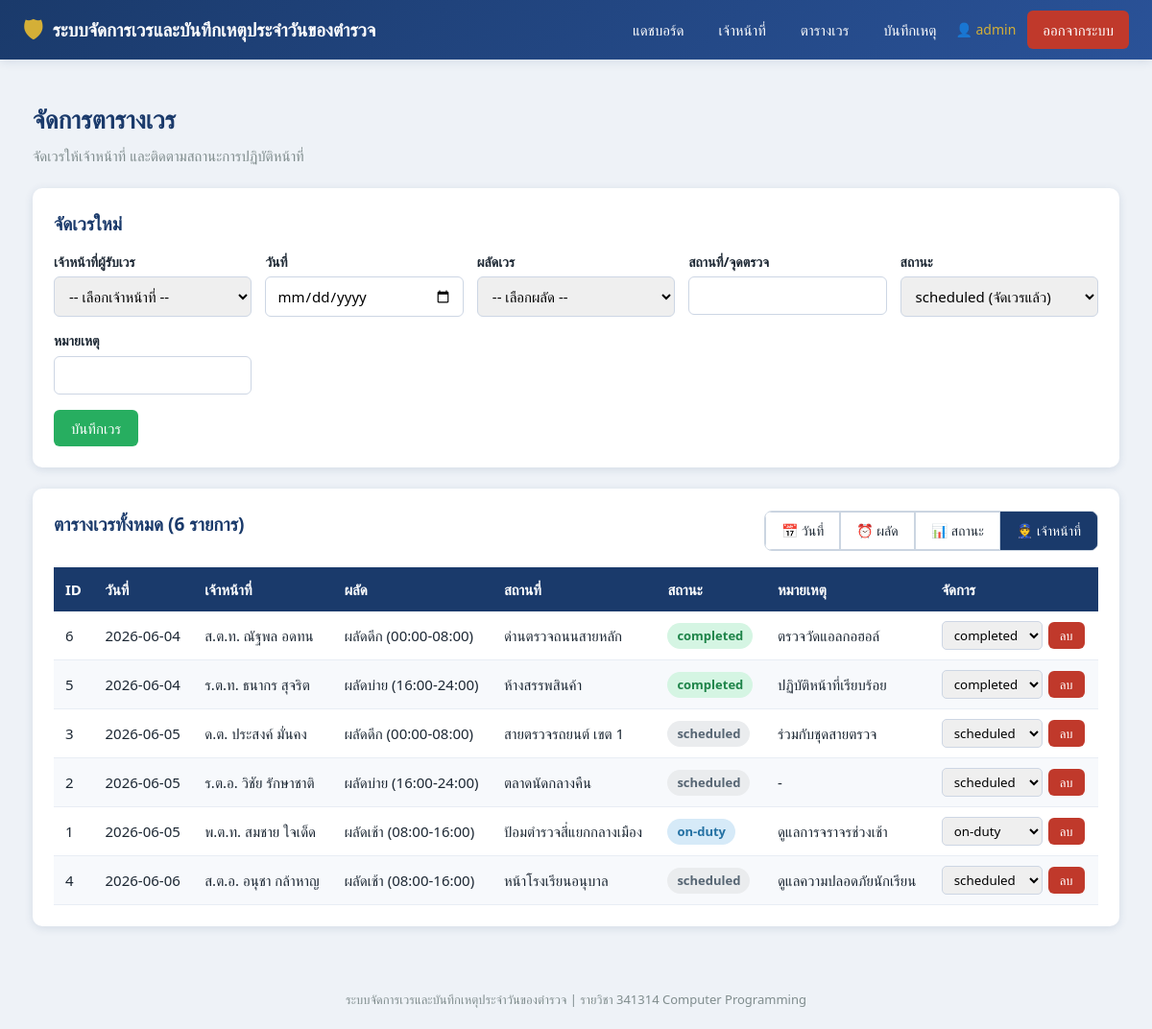
Page /duties?sort=officer_name&order=asc (signed in) on the committed database.
### tables this page shows
CREATE TABLE duties (
            id          INTEGER PRIMARY KEY AUTOINCREMENT,
            officer_id  INTEGER NOT NULL REFERENCES officers(id) ON DELETE CASCADE,
            duty_date   TEXT NOT NULL,
            shift       TEXT NOT NULL,
            location    TEXT NOT NULL,
            status      TEXT NOT NULL DEFAULT 'scheduled',
            note        TEXT,
            created_at  TEXT NOT NULL
        );

CREATE TABLE officers (
            id         INTEGER PRIMARY KEY AUTOINCREMENT,
            rank       TEXT NOT NULL,
            full_name  TEXT NOT NULL,
            badge_no   TEXT NOT NULL UNIQUE,
            phone      TEXT,
            station    TEXT,
            created_at TEXT NOT NULL
        );

### app.py (the view)
@app.route("/duties")
@login_required
def duties():
    sort_by = request.args.get("sort", "duty_date")  # เรียงตาม: duty_date, shift, status, officer_name
    order = request.args.get("order", "desc")  # asc หรือ desc
    all_duties = db.get_all_duties()
    all_officers = db.get_all_officers()
    if sort_by == "duty_date":
        all_duties.sort(key=lambda x: x['duty_date'] or "")
    elif sort_by == "shift":
        shift_order = ["เช้า", "บ่าย", "ดึก"]
        all_duties.sort(key=lambda x: shift_order.index(x['shift']) if x['shift'] in shift_order else 999)
    elif sort_by == "status":
        status_order = ["scheduled", "in_progress", "completed", "absent"]
        all_duties.sort(key=lambda x: status_order.index(x['status']) if x['status'] in status_order else 999)
    elif sort_by == "officer_name":
        all_duties.sort(key=lambda x: x['officer_name'] or "")
    else:
        all_duties.sort(key=lambda x: x['id'])
    if order == "desc":
        all_duties.reverse()
    return render_template("duties.html", duties=all_duties, officers=all_officers, sort_by=sort_by, order=order)

### app.py (called while the page is built)
def login_required(view):
    @functools.wraps(view)
    def wrapped_view(*args, **kwargs):
        if "user_id" not in session:
            flash("กรุณาเข้าสู่ระบบก่อนใช้งาน", "warning")
            return redirect(url_for("login"))
        return view(*args, **kwargs)
    return wrapped_view

### db.py (called while the page is built)
def get_connection():
    if USE_POSTGRES:
        conn = psycopg2.connect(DATABASE_URL)
        return conn
    else:
        conn = sqlite3.connect(SQLITE_PATH, timeout=10)
        conn.row_factory = sqlite3.Row
        conn.execute("PRAGMA foreign_keys = ON;")
        conn.execute("PRAGMA journal_mode = WAL;")
        return conn

def _dict_cursor(conn):
    if USE_POSTGRES:
        return conn.cursor(cursor_factory=psycopg2.extras.RealDictCursor)
    return conn.cursor()

def _row_to_dict(row):
    if row is None:
        return None
    return dict(row)

def get_all_officers():
    conn = get_connection()
    cur = _dict_cursor(conn)
    cur.execute("SELECT * FROM officers ORDER BY id;")
    rows = [_row_to_dict(r) for r in cur.fetchall()]
    conn.close()
    return rows

def get_all_duties():
    conn = get_connection()
    cur = _dict_cursor(conn)
    cur.execute("""
        SELECT d.id, d.duty_date, d.shift, d.location, d.status, d.note,
               o.rank AS officer_rank, o.full_name AS officer_name, o.id AS officer_id
        FROM duties d
        JOIN officers o ON d.officer_id = o.id
        ORDER BY d.duty_date DESC, d.shift;
    """)
    rows = [_row_to_dict(r) for r in cur.fetchall()]
    conn.close()
    return rows

### templates/duties.html (shortened to what this page needs)
{% extends "base.html" %}
{% block content %}
<div class="page-title">จัดการตารางเวร</div>
<div class="page-subtitle">จัดเวรให้เจ้าหน้าที่ และติดตามสถานะการปฏิบัติหน้าที่</div>
<div class="card">
    <h2>จัดเวรใหม่</h2>
    {% if officers %}
    <form method="POST" action="{{ url_for('duties_add') }}">
        <div class="form-grid">
            <div class="form-group">
                <label>เจ้าหน้าที่ผู้รับเวร</label>
                <select name="officer_id" required>
                    <option value="">-- เลือกเจ้าหน้าที่ --</option>
                </select>
            </div>
            <div class="form-group">
                <label>วันที่</label>
                <input type="date" name="duty_date" required>
            </div>
            <div class="form-group">
                <label>ผลัดเวร</label>
                <select name="shift" required>
                    <option value="">-- เลือกผลัด --</option>
                </select>
            </div>
            <div class="form-group">
                <label>สถานที่/จุดตรวจ</label>
                <input type="text" name="location" required>
            </div>
            <div class="form-group">
                <label>สถานะ</label>
                <select name="status">
                    <option value="scheduled">scheduled (จัดเวรแล้ว)</option>
                </select>
            </div>
            <div class="form-group">
                <label>หมายเหตุ</label>
                <input type="text" name="note">
            </div>
        </div>
        <div class="form-actions">
            <button type="submit" class="btn btn-success">บันทึกเวร</button>
        </div>
    </form>
    {% else %}
    <p style="color:var(--danger);">ยังไม่มีรายชื่อเจ้าหน้าที่ในระบบ กรุณาเพิ่มเจ้าหน้าที่ที่เมนู "เจ้าหน้าที่" ก่อนจัดเวร</p>
    {% endif %}
</div>
<div class="card">
    <div style="display: flex; justify-content: space-between; align-items: center; margin-bottom: 1rem;">
        <h2>ตารางเวรทั้งหมด ({{ duties|length }} รายการ)</h2>
        <div class="btn-group" style="border: 1px solid #cbd5e1; border-radius: 8px; overflow: hidden;">
            <a href="{{ url_for('duties', sort='duty_date', order='desc') }}"
               class="btn btn-outline {% if sort_by == 'duty_date' %}active{% endif %}"
               style="border-radius: 0; border-right: 1px solid #cbd5e1;">
                📅 วันที่
            </a>
            <a href="{{ url_for('duties', sort='shift', order='asc') }}"
               class="btn btn-outline {% if sort_by == 'shift' %}active{% endif %}"
               style="border-radius: 0; border-right: 1px solid #cbd5e1;">
                ⏰ ผลัด
            </a>
            <a href="{{ url_for('duties', sort='status', order='asc') }}"
               class="btn btn-outline {% if sort_by == 'status' %}active{% endif %}"
               style="border-radius: 0; border-right: 1px solid #cbd5e1;">
                📊 สถานะ
            </a>
            <a href="{{ url_for('duties', sort='officer_name', order='asc') }}"
               class="btn btn-outline {% if sort_by == 'officer_name' %}active{% endif %}"
               style="border-radius: 0;">
                👮 เจ้าหน้าที่
            </a>
        </div>
    </div>
    <div class="table-wrap">
    <table>
        <thead>
            <tr>
                <th>ID</th><th>วันที่</th><th>เจ้าหน้าที่</th><th>ผลัด</th>
                <th>สถานที่</th><th>สถานะ</th><th>หมายเหตุ</th><th>จัดการ</th>
            </tr>
        </thead>
        <tbody>
            {% for d in duties %}
            <tr>
                <td>{{ d.id }}</td>
                <td>{{ d.duty_date }}</td>
                <td>{{ d.officer_rank }} {{ d.officer_name }}</td>
                <td>{{ d.shift }}</td>
                <td>{{ d.location }}</td>
                <td>
                    {% if d.status == 'scheduled' %}<span class="badge badge-scheduled">scheduled</span>
                    {% elif d.status == 'on-duty' %}<span class="badge badge-onduty">on-duty</span>
                    {% else %}<span class="badge badge-completed">completed</span>{% endif %}
                </td>
                <td>{{ d.note or "-" }}</td>
                <td>
                    <div class="inline-form">
                        <form method="POST" action="{{ url_for('duties_status', duty_id=d.id) }}" class="inline-form">
                            <select name="status" onchange="this.form.submit()">
                                <option value="scheduled" {{ 'selected' if d.status=='scheduled' }}>scheduled</option>
                                <option value="on-duty" {{ 'selected' if d.status=='on-duty' }}>on-duty</option>
                                <option value="completed" {{ 'selected' if d.status=='completed' }}>completed</option>
                            </select>
                        </form>
                        <form method="POST" action="{{ url_for('duties_delete', duty_id=d.id) }}"
                              onsubmit="return confirm('ต้องการลบรายการเวรนี้หรือไม่?');">
                            <button type="submit" class="btn btn-danger btn-sm">ลบ</button>
                        </form>
                    </div>
                </td>
            </tr>
            {% else %}
            <tr><td colspan="8" style="text-align:center; color:#95a5a6;">ยังไม่มีรายการเวร</td></tr>
            {% endfor %}
        </tbody>
    </table>
    </div>
</div>
{% endblock %}

### static/style.css (style rules this page uses)
:root { --primary: #1a3a6b; --secondary: #2a5298; --accent: #d4af37; --bg: #eef2f7; --white: #ffffff; --text: #1c2733; --muted: #7f8c8d; --danger: #c0392b; --success: #27ae60; --warning: #e67e22; --shadow: 0 2px 10px rgba(26, 58, 107, 0.12); }
* { margin: 0; padding: 0; box-sizing: border-box; }
body { font-family: "Segoe UI", "Sarabun", "Tahoma", sans-serif; background: var(--bg); color: var(--text); line-height: 1.6; }
a { text-decoration: none; color: inherit; }
.page-title { font-size: 26px; font-weight: 700; color: var(--primary); margin-bottom: 4px; }
.page-subtitle { color: var(--muted); font-size: 15px; margin-bottom: 22px; }
.card { background: var(--white); border-radius: 10px; box-shadow: var(--shadow); padding: 22px; margin-bottom: 22px; }
.card h2 { font-size: 19px; color: var(--primary); margin-bottom: 14px; }
.form-grid { display: grid; grid-template-columns: repeat(auto-fit, minmax(200px, 1fr)); gap: 14px; }
.form-group { display: flex; flex-direction: column; }
.form-group label { font-size: 14px; font-weight: 600; margin-bottom: 4px; color: var(--text); }
.form-group input, .form-group select, .form-group textarea { padding: 9px 11px; border: 1px solid #cdd6e4; border-radius: 6px; font-size: 15px; font-family: inherit; }
.form-actions { margin-top: 16px; display: flex; gap: 10px; }
.btn { border: none; border-radius: 6px; padding: 9px 18px; font-size: 15px; font-family: inherit; cursor: pointer; transition: opacity 0.2s, transform 0.1s; color: var(--white); }
.btn-success { background: var(--success); }
.btn-danger { background: var(--danger); }
.btn-sm { padding: 5px 12px; font-size: 13px; }
.btn-outline { background: white; color: var(--text); border: 1px solid #cbd5e1; padding: 8px 16px; font-size: 14px; text-decoration: none; display: inline-block; transition: all 0.2s; }
.btn-outline.active { background: var(--primary); color: white; border-color: var(--primary); }
.btn-group { display: inline-flex; }
.table-wrap { overflow-x: auto; }
table { width: 100%; border-collapse: collapse; font-size: 15px; }
thead th { background: var(--primary); color: var(--white); padding: 11px 12px; text-align: left; font-weight: 600; white-space: nowrap; }
tbody td { padding: 10px 12px; border-bottom: 1px solid #e8edf4; }
tbody tr:nth-child(even) { background: #f7f9fc; }
.badge { display: inline-block; padding: 3px 10px; border-radius: 20px; font-size: 13px; font-weight: 600; }
.badge-scheduled { background: #eaecee; color: #566573; }
.badge-onduty { background: #d6eaf8; color: #2471a3; }
.badge-completed { background: #d5f5e3; color: #1e8449; }
.inline-form { display: flex; gap: 6px; align-items: center; }
.inline-form select { padding: 4px 8px; border-radius: 5px; border: 1px solid #cdd6e4; font-family: inherit; }

### rows in the picture
duties: id "6", duty_date "2026-06-04", officer_rank "ส.ต.ท.", officer_name "ณัฐพล อดทน", shift "ผลัดดึก (00:00-08:00)", location "ด่านตรวจถนนสายหลัก", status "completed", note "ตรวจวัดแอลกอฮอล์"
duties: id "5", duty_date "2026-06-04", officer_rank "ร.ต.ท.", officer_name "ธนากร สุจริต", shift "ผลัดบ่าย (16:00-24:00)", location "ห้างสรรพสินค้า", status "completed", note "ปฏิบัติหน้าที่เรียบร้อย"
duties: id "3", duty_date "2026-06-05", officer_rank "ด.ต.", officer_name "ประสงค์ มั่นคง", shift "ผลัดดึก (00:00-08:00)", location "สายตรวจรถยนต์ เขต 1", status "scheduled", note "ร่วมกับชุดสายตรวจ"
duties: id "2", duty_date "2026-06-05", officer_rank "ร.ต.อ.", officer_name "วิชัย รักษาชาติ", shift "ผลัดบ่าย (16:00-24:00)", location "ตลาดนัดกลางคืน", status "scheduled", note "-"
duties: id "1", duty_date "2026-06-05", officer_rank "พ.ต.ท.", officer_name "สมชาย ใจเด็ด", shift "ผลัดเช้า (08:00-16:00)", location "ป้อมตำรวจสี่แยกกลางเมือง", status "on-duty", note "ดูแลการจราจรช่วงเช้า"
duties: id "4", duty_date "2026-06-06", officer_rank "ส.ต.อ.", officer_name "อนุชา กล้าหาญ", shift "ผลัดเช้า (08:00-16:00)", location "หน้าโรงเรียนอนุบาล", status "scheduled", note "ดูแลความปลอดภัยนักเรียน"

### other values in the picture
{{ session.get('username') }} "admin"
{{ duties|length }} "6"
